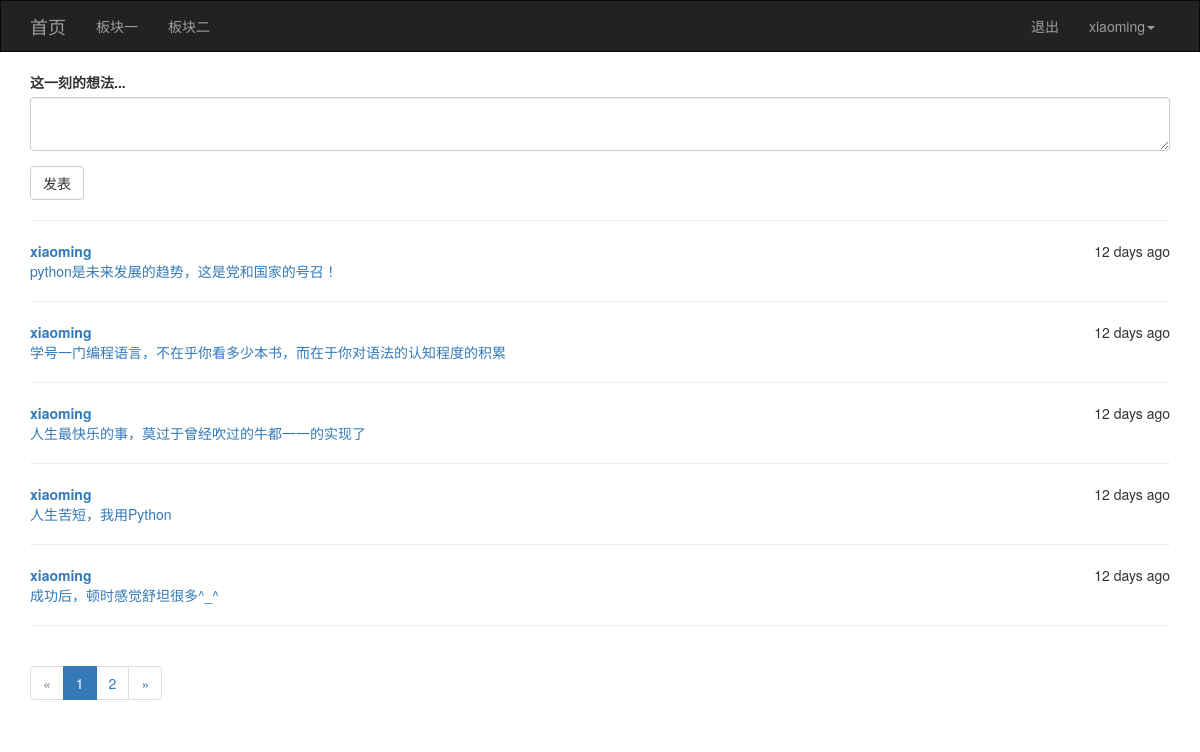
The page / (signed in) on the database its author committed.
### app/models/user.py (models this page shows, shortened)
class User(UserMixin, db.Model):
    __tablename__ = 'users'
    id = db.Column(db.Integer, primary_key=True)
    username = db.Column(db.String(64), unique=True)
    password_hash = db.Column(db.String(128))
    confirmed = db.Column(db.Boolean, default=False)
    email = db.Column(db.String(64), unique=True)
    posts = db.relationship('Posts', backref='user', lazy='dynamic')
    @property
    def password(self):
        raise AttributeError('密码是不可读属性')

### app/models/posts.py (models this page shows)
class Posts(db.Model):
    __tablename__ = 'posts'
    id = db.Column(db.Integer, primary_key=True)
    rid = db.Column(db.Integer, index=True, default=0)
    content = db.Column(db.Text)
    timestamp = db.Column(db.DateTime, index=True, default=datetime.utcnow)
    user_id = db.Column(db.Integer, db.ForeignKey('users.id'))

### app/views/main.py (the view, shortened to what this page needs)
@main.route('/', methods=['GET', 'POST'])
def index():
    form = PostsForm()
    page = request.args.get('page', 1, type=int)
    pagination = Posts.query.filter_by(rid=0).order_by(Posts.timestamp.desc()).paginate(page, per_page=5, error_out=False)
    posts = pagination.items
    return render_template('main/index.html', form=form, posts=posts, pagination=pagination)

### app/forms/posts.py
class PostsForm(FlaskForm):
    content = TextAreaField('这一刻的想法...', validators=[DataRequired(), Length(1, 128)])
    submit = SubmitField('发表')

### app/models/user.py (called while the page is built)
@login_manger.user_loader
def load_user(user_id):
    return User.query.get(int(user_id))

### app/templates/main/index.html (shortened to what this page needs)
{% extends 'common/base.html' %}
{% from 'common/macros.html' import pagination_show %}
{% block page_content %}
{{ wtf.quick_form(form) }}
{% for p in posts %}
<hr />
<div style="float:right;">{{moment(p.timestamp).fromNow()}}</div>
<div><a href="#"><b>{{p.user.username}}</b></a></div>
<div><a href="#">{{p.content}}</a></div>
{% endfor %}
<hr />
{{pagination_show(pagination, 'main.index')}}
{% endblock %}

### app/templates/common/base.html (shortened to what this page needs)
{% extends 'bootstrap/base.html' %}
{% import 'bootstrap/wtf.html' as wtf %}
{% block navbar %}
<nav class="navbar navbar-inverse" style="border-radius: 0px;">
    <div class="container">
        <div class="navbar-header">
            <a class="navbar-brand" href="{{url_for('main.index')}}">首页</a>
        </div>
        <div class="collapse navbar-collapse">
            <ul class="nav navbar-nav">
                <li><a href="#">板块一</a></li>
                <li><a href="#">板块二</a></li>
            </ul>
            <ul class="nav navbar-nav navbar-right">
                {% if current_user.is_authenticated %}
                <li><a href="{{url_for('user.logout')}}">退出</a></li>
                <li class="dropdown">
                    <a href="#" class="dropdown-toggle" data-toggle="dropdown" role="button" aria-haspopup="true"
                       aria-expanded="false">{{current_user.username}}<span class="caret"></span></a>
                </li>
                {% else %}
                <li><a href="{{url_for('user.login')}}">登录</a></li>
                <li><a href="{{url_for('user.register')}}">注册</a></li>
                {% endif %}
            </ul>
        </div>
    </div>
</nav>
{% endblock %}
{% block content %}
<div class="container">
    {% block page_content %}默认内容{% endblock %}
</div>
{% endblock %}
{% block head %}
{{ super() }}
{% endblock %}

### rows shown on the page
User: username "xiaoming"
Posts: timestamp "12 days ago", user.username "xiaoming", content "python是未来发展的趋势，这是党和国家的号召！"
Posts: timestamp "12 days ago", user.username "xiaoming", content "学号一门编程语言，不在乎你看多少本书，而在于你对语法的认知程度的积累"
Posts: timestamp "12 days ago", user.username "xiaoming", content "人生最快乐的事，莫过于曾经吹过的牛都一一的实现了"
Posts: timestamp "12 days ago", user.username "xiaoming", content "人生苦短，我用Python"
Posts: timestamp "12 days ago", user.username "xiaoming", content "成功后，顿时感觉舒坦很多^_^"

### other values the page prints
{{ p }} "1" "2"
